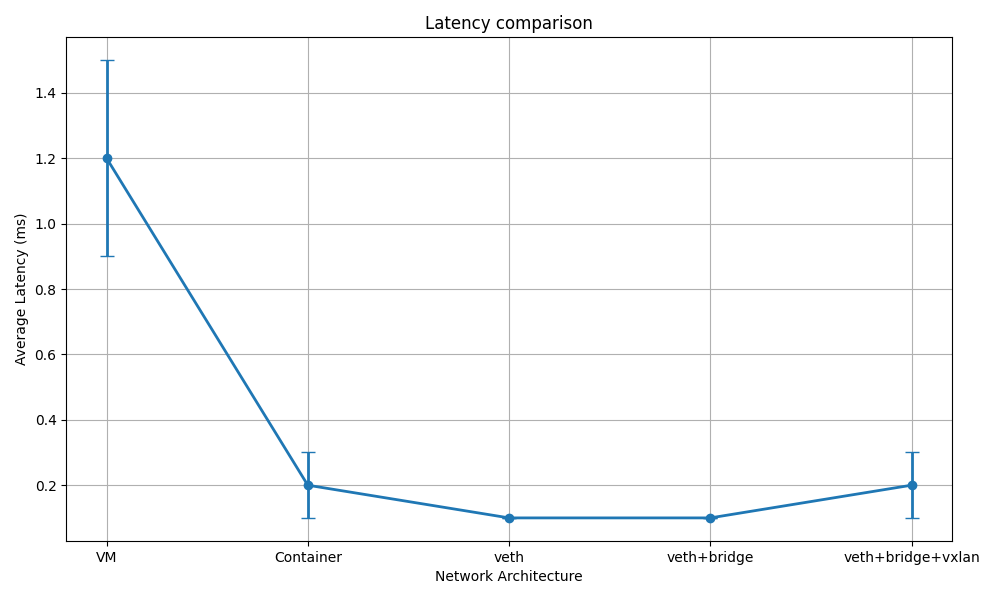

Recreate this plot in Python.
import matplotlib.pyplot as plt

# Data
architectures = ['VM', 'Container', 'veth', 'veth+bridge', 'veth+bridge+vxlan']
avg_latency = [1.2, 0.2, 0.1, 0.1, 0.2]
stdev_latency = [0.3, 0.1, 0.0, 0.0, 0.1]

# Plot
plt.figure(figsize=(10, 6))
plt.errorbar(architectures, avg_latency, yerr=stdev_latency, fmt='o-', capsize=5, linewidth=2)

# Labels and title
plt.xlabel('Network Architecture')
plt.ylabel('Average Latency (ms)')
plt.title('Latency comparison')
plt.grid(True)
plt.tight_layout()

plt.show()
